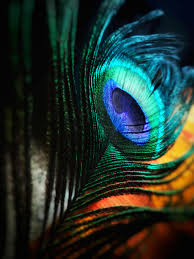
#> input picture Experiment-01/Sample.jpg, 194 x 259 px, found by its file name
$ jupyter execute EXP-6_CV.ipynb
#> lines starting #> are read from the running program, lines starting #| are printed output that depends on the picture; after the words box and inside, x2 and y2 are one past the last pixel; in counts of white or black regions, pixels touching at a corner belong together
[cell 1]
import cv2
import numpy as np
from matplotlib import pyplot as plt
from PIL import Image
import os

[cell 2]
# Load the image (make sure 'image.jpg' is uploaded to the Colab session)
img_path = '/content/drive/MyDrive/Computer Vision/Sample.jpg'
if not os.path.exists(img_path):
    print("Please upload 'image.jpg' to your Colab session.")
else:
# Load in grayscale
   image = cv2.imread(img_path, cv2.IMREAD_GRAYSCALE)
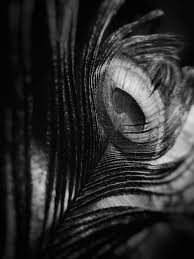
#> image: shape (259, 194); min 0, max 241, mean 43.9

[cell 3]
# 1. Global Thresholding
ret1, thresh_global = cv2.threshold(image, 127, 255, cv2.THRESH_BINARY)
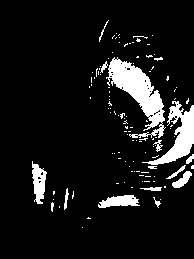
#> thresh_global: shape (259, 194); 9.3% white; 115 white regions (99 under 20 px), largest, box (x1, y1, x2, y2) and area: (106, 57, 166, 138) 1875, (142, 101, 194, 165) 1129, (32, 161, 47, 204) 391
# 2. Adaptive Mean Thresholding
thresh_adapt_mean = cv2.adaptiveThreshold(image, 255,
cv2.ADAPTIVE_THRESH_MEAN_C, cv2.THRESH_BINARY, 11, 2)
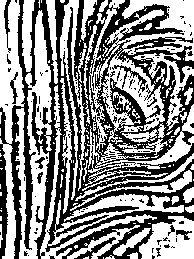
#> thresh_adapt_mean: shape (259, 194); 54.3% white; 146 black regions (133 under 20 px), largest, box (x1, y1, x2, y2) and area: (0, 0, 194, 259) 21335, (74, 237, 116, 259) 197, (112, 65, 147, 93) 188
# 3. Adaptive Gaussian Thresholding
thresh_adapt_gauss = cv2.adaptiveThreshold(image, 255,
cv2.ADAPTIVE_THRESH_GAUSSIAN_C, cv2.THRESH_BINARY, 11, 2)
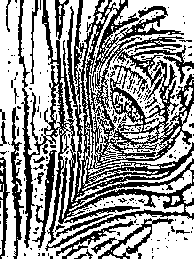
#> thresh_adapt_gauss: shape (259, 194); 59.8% white; 216 black regions (195 under 20 px), largest, box (x1, y1, x2, y2) and area: (18, 0, 194, 251) 15768, (11, 107, 24, 259) 716, (32, 150, 57, 248) 598
# 4. Otsu's Binarization
ret2, thresh_otsu = cv2.threshold(image, 0, 255, cv2.THRESH_BINARY +
cv2.THRESH_OTSU)
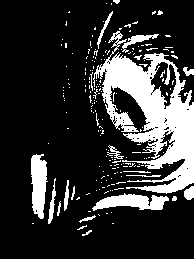
#> thresh_otsu: shape (259, 194); 20% white; 196 white regions (176 under 20 px), largest, box (x1, y1, x2, y2) and area: (93, 31, 194, 194) 6742, (92, 193, 169, 211) 809, (31, 154, 48, 219) 808
#> ret2 = 75

[cell 4]
# Display results
titles = ['Original Image', 'Global Thresholding (v=127)',

'Adaptive Mean Thresholding', 'Adaptive Gaussian Thresholding',
"Otsu's Binarization"]

images = [image, thresh_global, thresh_adapt_mean,

thresh_adapt_gauss, thresh_otsu]

plt.figure(figsize=(12, 8))
for i in range(5):
    plt.subplot(2, 3, i + 1)
    plt.imshow(images[i], cmap='gray')
    plt.title(titles[i])
    plt.axis('off')
plt.tight_layout()
plt.show()
